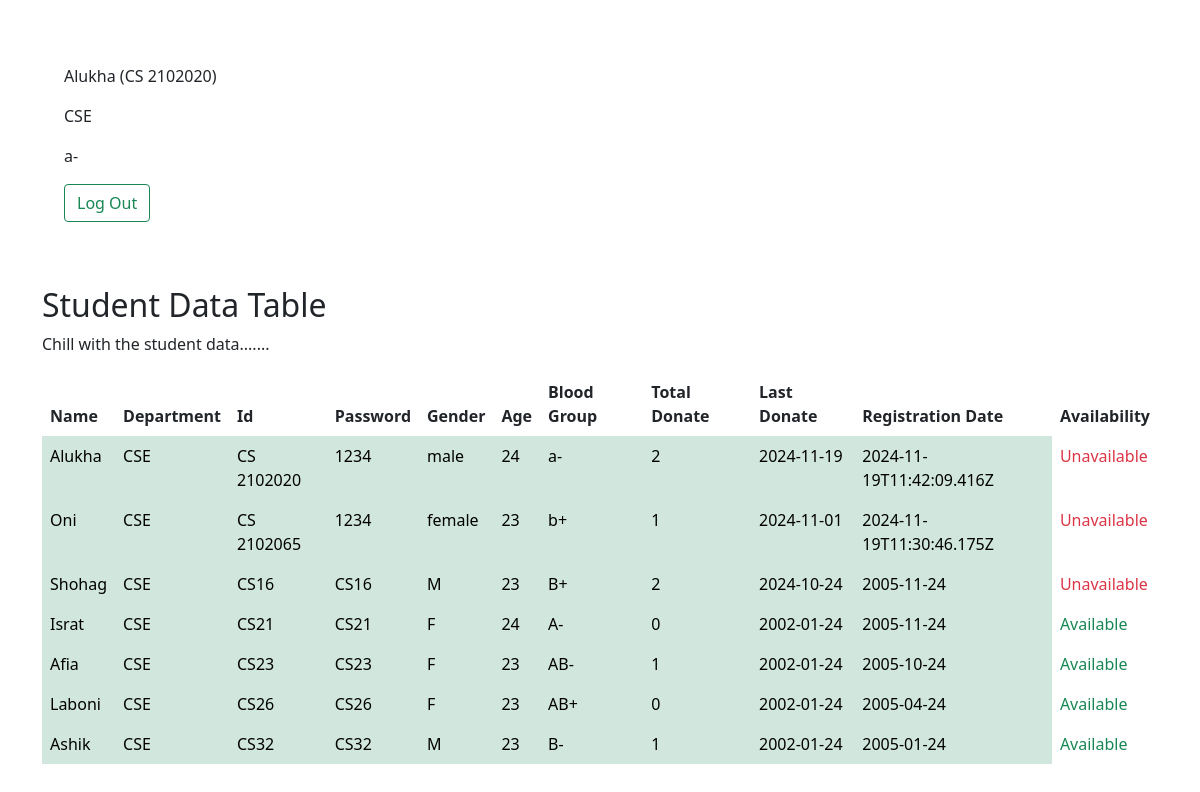
Page /home.php?id=CS 2102020 on the committed database.
### tables this page shows
CREATE TABLE `s_information` (
  `S_Name` varchar(50) NOT NULL,
  `Department` varchar(10) NOT NULL,
  `ID` varchar(10) NOT NULL,
  `Age` int(11) NOT NULL,
  `Gender` varchar(10) NOT NULL,
  `Blood_Group` varchar(3) NOT NULL,
  `City` varchar(50) NOT NULL,
  `Total_Donate` int(11) NOT NULL,
  `Last_Donate` varchar(100) NOT NULL,
  `Reg_Date` varchar(100) NOT NULL,
  `S_Password` varchar(20) NOT NULL
);

### home.php (the view, shortened to what this page needs)
<!doctype html>
<html lang="en">
<head>
    <link href="https://cdn.jsdelivr.net/npm/bootstrap@5.0.2/dist/css/bootstrap.min.css" rel="stylesheet"
>
</head>
<body>
<div class="card m-5 bg-transparant border-0 text-right">
    <div class="card-body">
        <?php
        $hostname = "localhost";
        $username = "root";
        $password = "";
        $dbname = "blood_bank";
        $id = $_GET['id'];
        $conn = mysqli_connect($hostname, $username, $password, $dbname);
        $data01_select_info = "SELECT * FROM s_information WHERE id='$id'";
        $data01 = $conn->query($data01_select_info);
        while ($d01 = mysqli_fetch_assoc($data01)) {
            ?>
            <p class="text-right"><?php echo $d01["S_Name"]; ?> (<?php echo $d01["ID"]; ?>)</p>
            <p class="text-right"><?php echo $d01["Department"]; ?></p>
            <p class="text-right"><?php echo $d01["Blood_Group"]; ?></p>
            <a href="index.php" class="btn btn-outline-success">Log Out</a>
            <?php
        }
        ?>
    </div>
</div>
<div class="container mt-3">
    <h2>Student Data Table</h2>
    <p>Chill with the student data.......</p>
    <table class="table table-borderless table-hover">
        <thead>
        <tr>
            <th scope="col">Name</th>
            <th scope="col">Department</th>
            <th scope="col">Id</th>
            <th scope="col">Password</th>
            <th scope="col">Gender</th>
            <th scope="col">Age</th>
            <th scope="col">Blood Group</th>
            <th scope="col">Total Donate</th>
            <th scope="col">Last Donate</th>
            <th scope="col">Registration Date</th>
            <th scope="col">Availability</th>
        </tr>
        </thead>
        <tbody>
        <?php
        $data02_select_info = "SELECT * FROM s_information";
        $data02 = $conn->query($data02_select_info);
        while ($d02 = mysqli_fetch_assoc($data02)) {
            $last_donate_date = $d02["Last_Donate"];
            $current_date = date('Y-m-d');
            $diff = (strtotime($current_date) - strtotime($last_donate_date)) / (60 * 60 * 24);
            $availability = $diff >= 90 ? "Available" : "Unavailable";
            ?>
            <tr>
                <td class="table-success"><?php echo $d02["S_Name"]; ?></td>
                <td class="table-success"><?php echo $d02["Department"]; ?></td>
                <td class="table-success"><?php echo $d02["ID"]; ?></td>
                <td class="table-success"><?php echo $d02["S_Password"]; ?></td>
                <td class="table-success"><?php echo $d02["Gender"]; ?></td>
                <td class="table-success"><?php echo $d02["Age"]; ?></td>
                <td class="table-success"><?php echo $d02["Blood_Group"]; ?></td>
                <td class="table-success"><?php echo $d02["Total_Donate"]; ?></td>
                <td class="table-success"><?php echo $d02["Last_Donate"]; ?></td>
                <td class="table-success"><?php echo $d02["Reg_Date"]; ?></td>
                <td class="<?php echo $availability === 'Available' ? 'text-success' : 'text-danger'; ?>">
                    <?php echo $availability; ?>
                </td>
            </tr>
            <?php
        }
        ?>
        </tbody>
    </table>
</div>
</body>
</html>

### rows in the picture
s_information: S_Name "Alukha", ID "CS 2102020", Department "CSE", Blood_Group "a-", S_Password "1234", Gender "male", Age "24", Total_Donate "2", Last_Donate "2024-11-19", Reg_Date "2024-11-19T11:42:09.416Z"
s_information: S_Name "Oni", Department "CSE", ID "CS 2102065", S_Password "1234", Gender "female", Age "23", Blood_Group "b+", Total_Donate "1", Last_Donate "2024-11-01", Reg_Date "2024-11-19T11:30:46.175Z"
s_information: S_Name "Shohag", Department "CSE", ID "CS16", S_Password "CS16", Gender "M", Age "23", Blood_Group "B+", Total_Donate "2", Last_Donate "2024-10-24", Reg_Date "2005-11-24"
s_information: S_Name "Israt", Department "CSE", ID "CS21", S_Password "CS21", Gender "F", Age "24", Blood_Group "A-", Total_Donate "0", Last_Donate "2002-01-24", Reg_Date "2005-11-24"
s_information: S_Name "Afia", Department "CSE", ID "CS23", S_Password "CS23", Gender "F", Age "23", Blood_Group "AB-", Total_Donate "1", Last_Donate "2002-01-24", Reg_Date "2005-10-24"
s_information: S_Name "Laboni", Department "CSE", ID "CS26", S_Password "CS26", Gender "F", Age "23", Blood_Group "AB+", Total_Donate "0", Last_Donate "2002-01-24", Reg_Date "2005-04-24"
s_information: S_Name "Ashik", Department "CSE", ID "CS32", S_Password "CS32", Gender "M", Age "23", Blood_Group "B-", Total_Donate "1", Last_Donate "2002-01-24", Reg_Date "2005-01-24"
